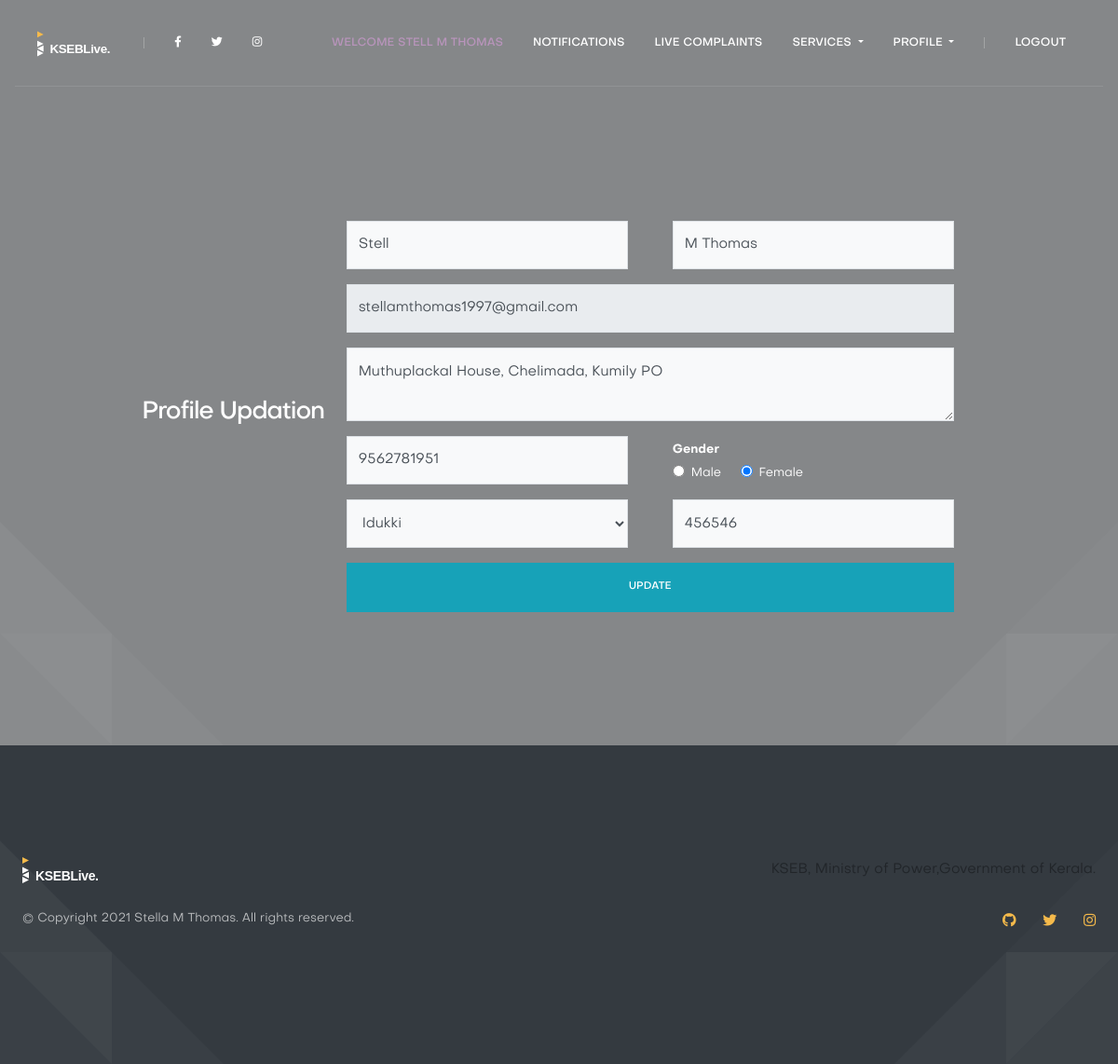
The page /editprofile.php (signed in) on the database its author committed.
### tables this page shows
CREATE TABLE `tb_customer` (
  `id` int(11) NOT NULL,
  `fname` varchar(20) NOT NULL,
  `lname` varchar(20) NOT NULL,
  `address` varchar(100) NOT NULL,
  `phno` varchar(10) NOT NULL,
  `gender` varchar(10) NOT NULL,
  `district` varchar(40) NOT NULL,
  `pincode` varchar(6) NOT NULL,
  `loginid` int(11) NOT NULL
);

### editprofile.php (the view, shortened to what this page needs)
<?php
if(isset($_SESSION['logined']) && $_SESSION['logined']==1)
{
	include 'connection.php';
  include 'custheader.php';
  $lkey = $_COOKIE['lkey'];
  $sql="select * from tb_customer inner join tb_login on tb_login.id=tb_customer.loginid where loginid='".$lkey."'";
  $result = mysqli_query($conn,$sql);
  while ($row=mysqli_fetch_array($result))
  {
?>
      <section class="section section-top section-full">
      <div class="container">
        <div class="row justify-content-center align-items-center"><h2 style="text-align: center;color: white;">Profile Updation</h2>
          <div class="col-md-8 col-lg-7">
          	<form role="form" method="POST" action="customerupdate.php" name="myform">
			    			<div class="row">
			    				<div class="col-xs-6 col-sm-6 col-md-6">
			    					<div class="form-group">
			               				<input type="text" name="fname" class="form-control input-sm" placeholder="First Name" value="<?php echo $row['fname']; ?>" id="fname" onkeyup="firstName()">
			    					</div>
			    				</div>
			    				<div class="col-xs-6 col-sm-6 col-md-6">
			    					<div class="form-group">
			    						<input type="text" name="lname"  class="form-control input-sm" placeholder="Last Name" value="<?php echo $row['lname']; ?>"  id="lname" onkeyup="lastName()">
			    					</div>
			    				</div>
			    			</div>
			    			<div class="form-group">
			    				<input type="email" name="email"  class="form-control input-sm" placeholder="Email Address" value="<?php echo $row['username']; ?>" readonly>
			    			</div>
			    			<div class="form-group">
			    				<textarea rows="2" class="form-control input-sm" name="address" placeholder="Address" id="address" onkeyup="addrUser()"><?php echo $row['address']; ?></textarea>
			    			</div>
			    			<div class="row">
			    				<div class="col-xs-6 col-sm-6 col-md-6">
			    					<div class="form-group">
			               				<input type="text" name="phno" class="form-control input-sm" placeholder="Phone Number" value="<?php echo $row['phno']; ?>" id="phone" onkeyup="phoneUser()">
			    					</div>
			    				</div>
			    				<div class="col-xs-6 col-sm-6 col-md-6">
			    					<div class="form-group">
			    						<div class="form-check"><label class="form-check-input" for="exampleRadios1" style="color: white;font-weight: bold;">Gender</label><br>
										  <input class="form-check-input" type="radio" name="gender" value="Male" <?=$row['gender'] == 'Male' ? ' checked ' : '';?>>
										  <label class="form-check-label" for="exampleRadios1" style="color: white;">
										    Male &nbsp;&nbsp;&nbsp;&nbsp;&nbsp;&nbsp;&nbsp;&nbsp;
										  </label>
										  <input class="form-check-input" type="radio" name="gender" value="Female"  <?=$row['gender'] == 'Female' ? ' checked ' : '';?>>
										  <label class="form-check-label" for="exampleRadios2" style="color: white;">
										    Female
										  </label>
										</div>
			    					</div>
			    				</div>
			    			</div>
			    			<div class="row">
			    				<div class="col-xs-6 col-sm-6 col-md-6">
			    					<div class="form-group">
			               				<select class="form-control bfh-states" name="district" data-country="US" data-state="CA" id="district" onclick="distUser()">
			               					<option value="Idukki" <?=$row['district'] == 'Idukki' ? ' selected="selected"' : '';?>>Idukki</option>
			               				</select>
			    					</div>
			    				</div>
			    				<div class="col-xs-6 col-sm-6 col-md-6">
			    					<div class="form-group">
			    						<input type="text" name="pincode" class="form-control input-sm" placeholder="Pincode" value="<?php echo $row['pincode']; ?>" id="pincode" onkeyup="distPin()">
			    					</div>
			    				</div>
			    			</div>
			    			<input type="submit" value="Update" class="btn btn-info btn-block" onclick="return checkAllwww()">
			    		</form>
          </div>
        </div>
      </div>
    </section>
<?php
}
    include 'mainfooter.php';
}
	else
	{
		Header("location:index.php");
	}
?>

### custheader.php (shortened to what this page needs)
<?php
  include 'connection.php';
  $lkey = $_COOKIE['lkey'];
  $sql="select fname,lname from tb_customer where loginid='".$lkey."'";
  $result = mysqli_query($conn,$sql);
  while ($row=mysqli_fetch_array($result))
  {
    $fname=$row['fname'];
    $lname=$row['lname'];
    $name=$fname." ".$lname;
  }
?>
<!doctype html>
<html lang="en">
<head>
    <link rel="stylesheet" href="assets/libs/flickity/dist/flickity.min.css">
    <link rel="stylesheet" href="assets/libs/flickity-fade/flickity-fade.css">
    <link rel="stylesheet" href="assets/libs/fullpage.js/dist/fullpage.min.css">
    <link rel="stylesheet" href="assets/libs/highlightjs/styles/codepen-embed.css">
    <link rel="stylesheet" href="assets/libs/%40fortawesome/fontawesome-free/css/all.min.css">
    <link rel="stylesheet" href="assets/libs/incline-icons/style.min.css">
    <link rel="stylesheet" href="assets/css/theme.min.css">
  </head>
  <body>
    <nav class="navbar navbar-expand-xl navbar-dark  navbar-togglable  fixed-top">
      <div class="container">
        <a class="navbar-brand" href="customerhome.php">
          <svg class="navbar-brand-svg" viewBox="0 0 245 80" xmlns="http://www.w3.org/2000/svg" xmlns:xlink="http://www.w3.org/1999/xlink">
            <text x="40" y="70" font-family="Arial, sans-serif" font-size="40" font-weight="bold" letter-spacing="-.025em" fill="currentColor">KSEBLive.</text>
          </svg>
        </a>
        <div class="collapse navbar-collapse" id="navbarCollapse">
          <ul class="navbar-nav mr-auto">
            <li class="nav-item-divider">
              <span class="nav-link">
              </span>
            </li>
            <li class="nav-item">
              <a href="#" class="nav-link">
                <i class="fab fa-facebook-f"></i>
              </a>
            </li>
            <li class="nav-item">
              <a href="#" class="nav-link">
                <i class="fab fa-twitter"></i>
              </a>
            </li>
            <li class="nav-item">
              <a href="#" class="nav-link">
                <i class="fab fa-instagram"></i>
              </a>
            </li>
          </ul>
          <ul class="navbar-nav ml-auto">
            <li class="nav-item ">
              <a href="customerhome.php" class="nav-link">
                <font color="#b894bb">Welcome <?php echo $name; ?></font>
              </a>
            </li>
            <li class="nav-item ">
              <a href="customernotify.php" class="nav-link">Notifications
              </a>
            </li>
            <li class="nav-item ">
              <a href="livecomplaint.php" class="nav-link">Live Complaints
              </a>
            </li>
            <li class="nav-item dropdown">
              <a class="nav-link dropdown-toggle" href="#" id="navbarLandings" role="button" data-toggle="dropdown" aria-haspopup="true" aria-expanded="false">
                Services
              </a>
            </li>
          <li class="nav-item dropdown">
              <a class="nav-link dropdown-toggle" href="#" id="navbarLandings" role="button" data-toggle="dropdown" aria-haspopup="true" aria-expanded="false">
                Profile
              </a>
            </li>
            <li class="nav-item-divider">
              <span class="nav-link">
              </span>
            </li>
            <li class="nav-item">
              <a  class="nav-link" href="logout.php" style="cursor: pointer;">
               Logout
              </a>
            </li>
          </ul>
        </div>
      </div>
    </nav>

### rows shown on the page
tb_customer: name "STELL M THOMAS", fname "Stell", lname "M Thomas", email "stellamthomas1997@gmail.com", address "Muthuplackal House, Chelimada, Kumily PO", phno "9562781951", gender "☑", district "Idukki", pincode "456546"
